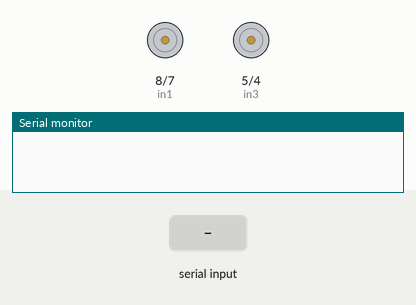
The sketch below on a simulated Arduino Uno, built with avr-gcc and run on an emulated ATmega328P. Parts: motor-driver pin pairs drawn as motors (green arrow = first pin HIGH = forward, orange = second pin HIGH = backward, longer = more drive, scaled by the enable pin), the last lines printed to the serial monitor. Inputs (shaded band) come from the test bench.

Above: at 1.2 s.
1.3 s: "F" received over Serial
At 2.5 s:
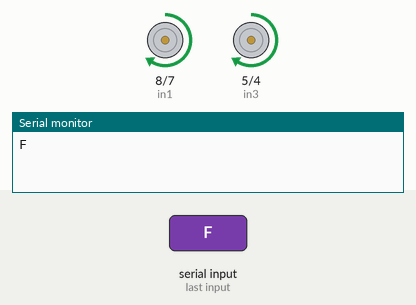
2.8 s: "R" received over Serial
At 3.7 s:
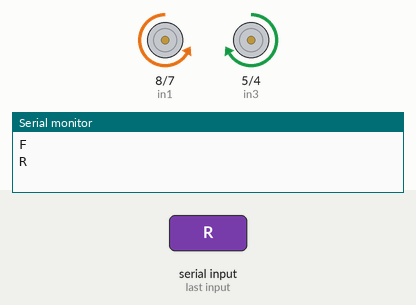
4.3 s: "L" received over Serial
At 4.9 s:
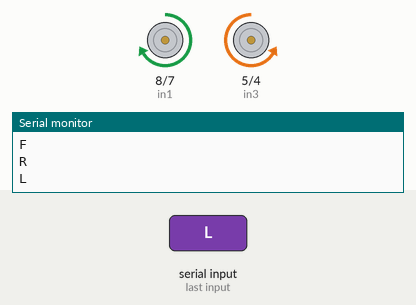
5.8 s: "B" received over Serial
At 7.0 s:
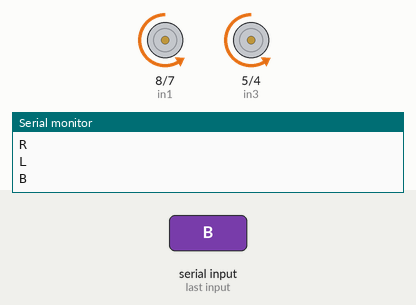
7.3 s: "S" received over Serial
At 8.3 s:
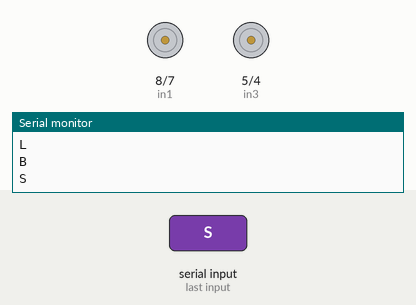
Timing chart, 0 to 9.8 s (numbered marks = the images above; inputs shaded):
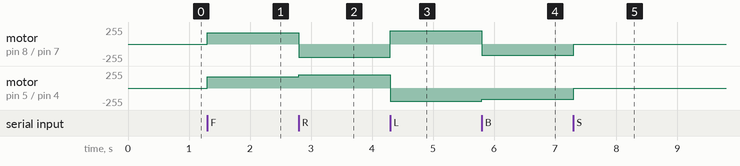

Measured:
- after the input at 1.3 s, motor on pin 8 (in1) / pin 7 (in2), motor on pin 5 (in3) / pin 4 (in4): stopped → forward 170/255 at once
- after the input at 2.8 s, motor on pin 8 (in1) / pin 7 (in2): forward 170/255 → backward 200/255 at once; motor on pin 5 (in3) / pin 4 (in4): forward 170/255 → forward 200/255 at once
- after the input at 4.3 s, motor on pin 8 (in1) / pin 7 (in2): backward 200/255 → forward 200/255 at once; motor on pin 5 (in3) / pin 4 (in4): forward 200/255 → backward 200/255 at once
- after the input at 5.8 s, motor on pin 8 (in1) / pin 7 (in2): forward 200/255 → backward 170/255 at once; motor on pin 5 (in3) / pin 4 (in4): backward 200/255 → backward 170/255 at once
- after the input at 7.3 s, motor on pin 8 (in1) / pin 7 (in2), motor on pin 5 (in3) / pin 4 (in4): backward 170/255 → stopped at once

The sketch:

bluetooth1.ino
```cpp
//small car
//******** Important Note **********
// must disconnect Tx & Rx before uploading any code
// Tx & Rx are pins o and 1 in arduino


// -------------- H-bridge connection pins --------

int speed = 170;// PWM from 0 to 255 which represent the speed
int turnSpeed = 200;
// Motor A

int enA = 9;//pwm pin
int in1 = 8;
int in2 = 7;

// Motor B

int enB = 3;//pwm pin
int in3 = 5;
int in4 = 4;

// Remote data
char remote = 0; // variable for remote button


void setup() {

  Serial.begin(9600);
  pinMode(enA, OUTPUT);
  pinMode(enB, OUTPUT);
  pinMode(in1, OUTPUT);
  pinMode(in2, OUTPUT);
  pinMode(in3, OUTPUT);
  pinMode(in4, OUTPUT);

}

void loop() {


if (Serial.available()>0){
  remote = Serial.read();
  Serial.println(remote);
}

if(remote=='F'){
  forward();
}
else if(remote=='R'){
  right();
}
else if(remote=='L'){
  left();
}
else if(remote=='B'){
  backward();
}
else if(remote=='S'){
  off();
}
//delay (200);
}
//-------------------H-bridge-------------------------------
// car movement functions: enabling required motors with appropriate speeds
void backward(){
  analogWrite(enA, speed);
  digitalWrite(in1, LOW);
  digitalWrite(in2, HIGH);
  analogWrite(enB, speed);
  digitalWrite(in3, LOW);
  digitalWrite(in4, HIGH);

}
void forward(){
  analogWrite(enB, speed);
  analogWrite(enA, speed);
  digitalWrite(in1, HIGH);
  digitalWrite(in2, LOW);
  digitalWrite(in3, HIGH);
  digitalWrite(in4, LOW);
}
void left(){

  analogWrite(enA, turnSpeed);
  digitalWrite(in1, HIGH);
  digitalWrite(in2, LOW);
  analogWrite(enB, turnSpeed);
  digitalWrite(in3, LOW);
  digitalWrite(in4, HIGH);
}
void right(){

  analogWrite(enA, turnSpeed);
  digitalWrite(in1, LOW);
  digitalWrite(in2, HIGH);
  analogWrite(enB, turnSpeed);
  digitalWrite(in3, HIGH);
  digitalWrite(in4, LOW);
}
void off(){
  digitalWrite(in1, LOW);
  digitalWrite(in2, LOW);
  digitalWrite(in3, LOW);
  digitalWrite(in4, LOW);
}
```
